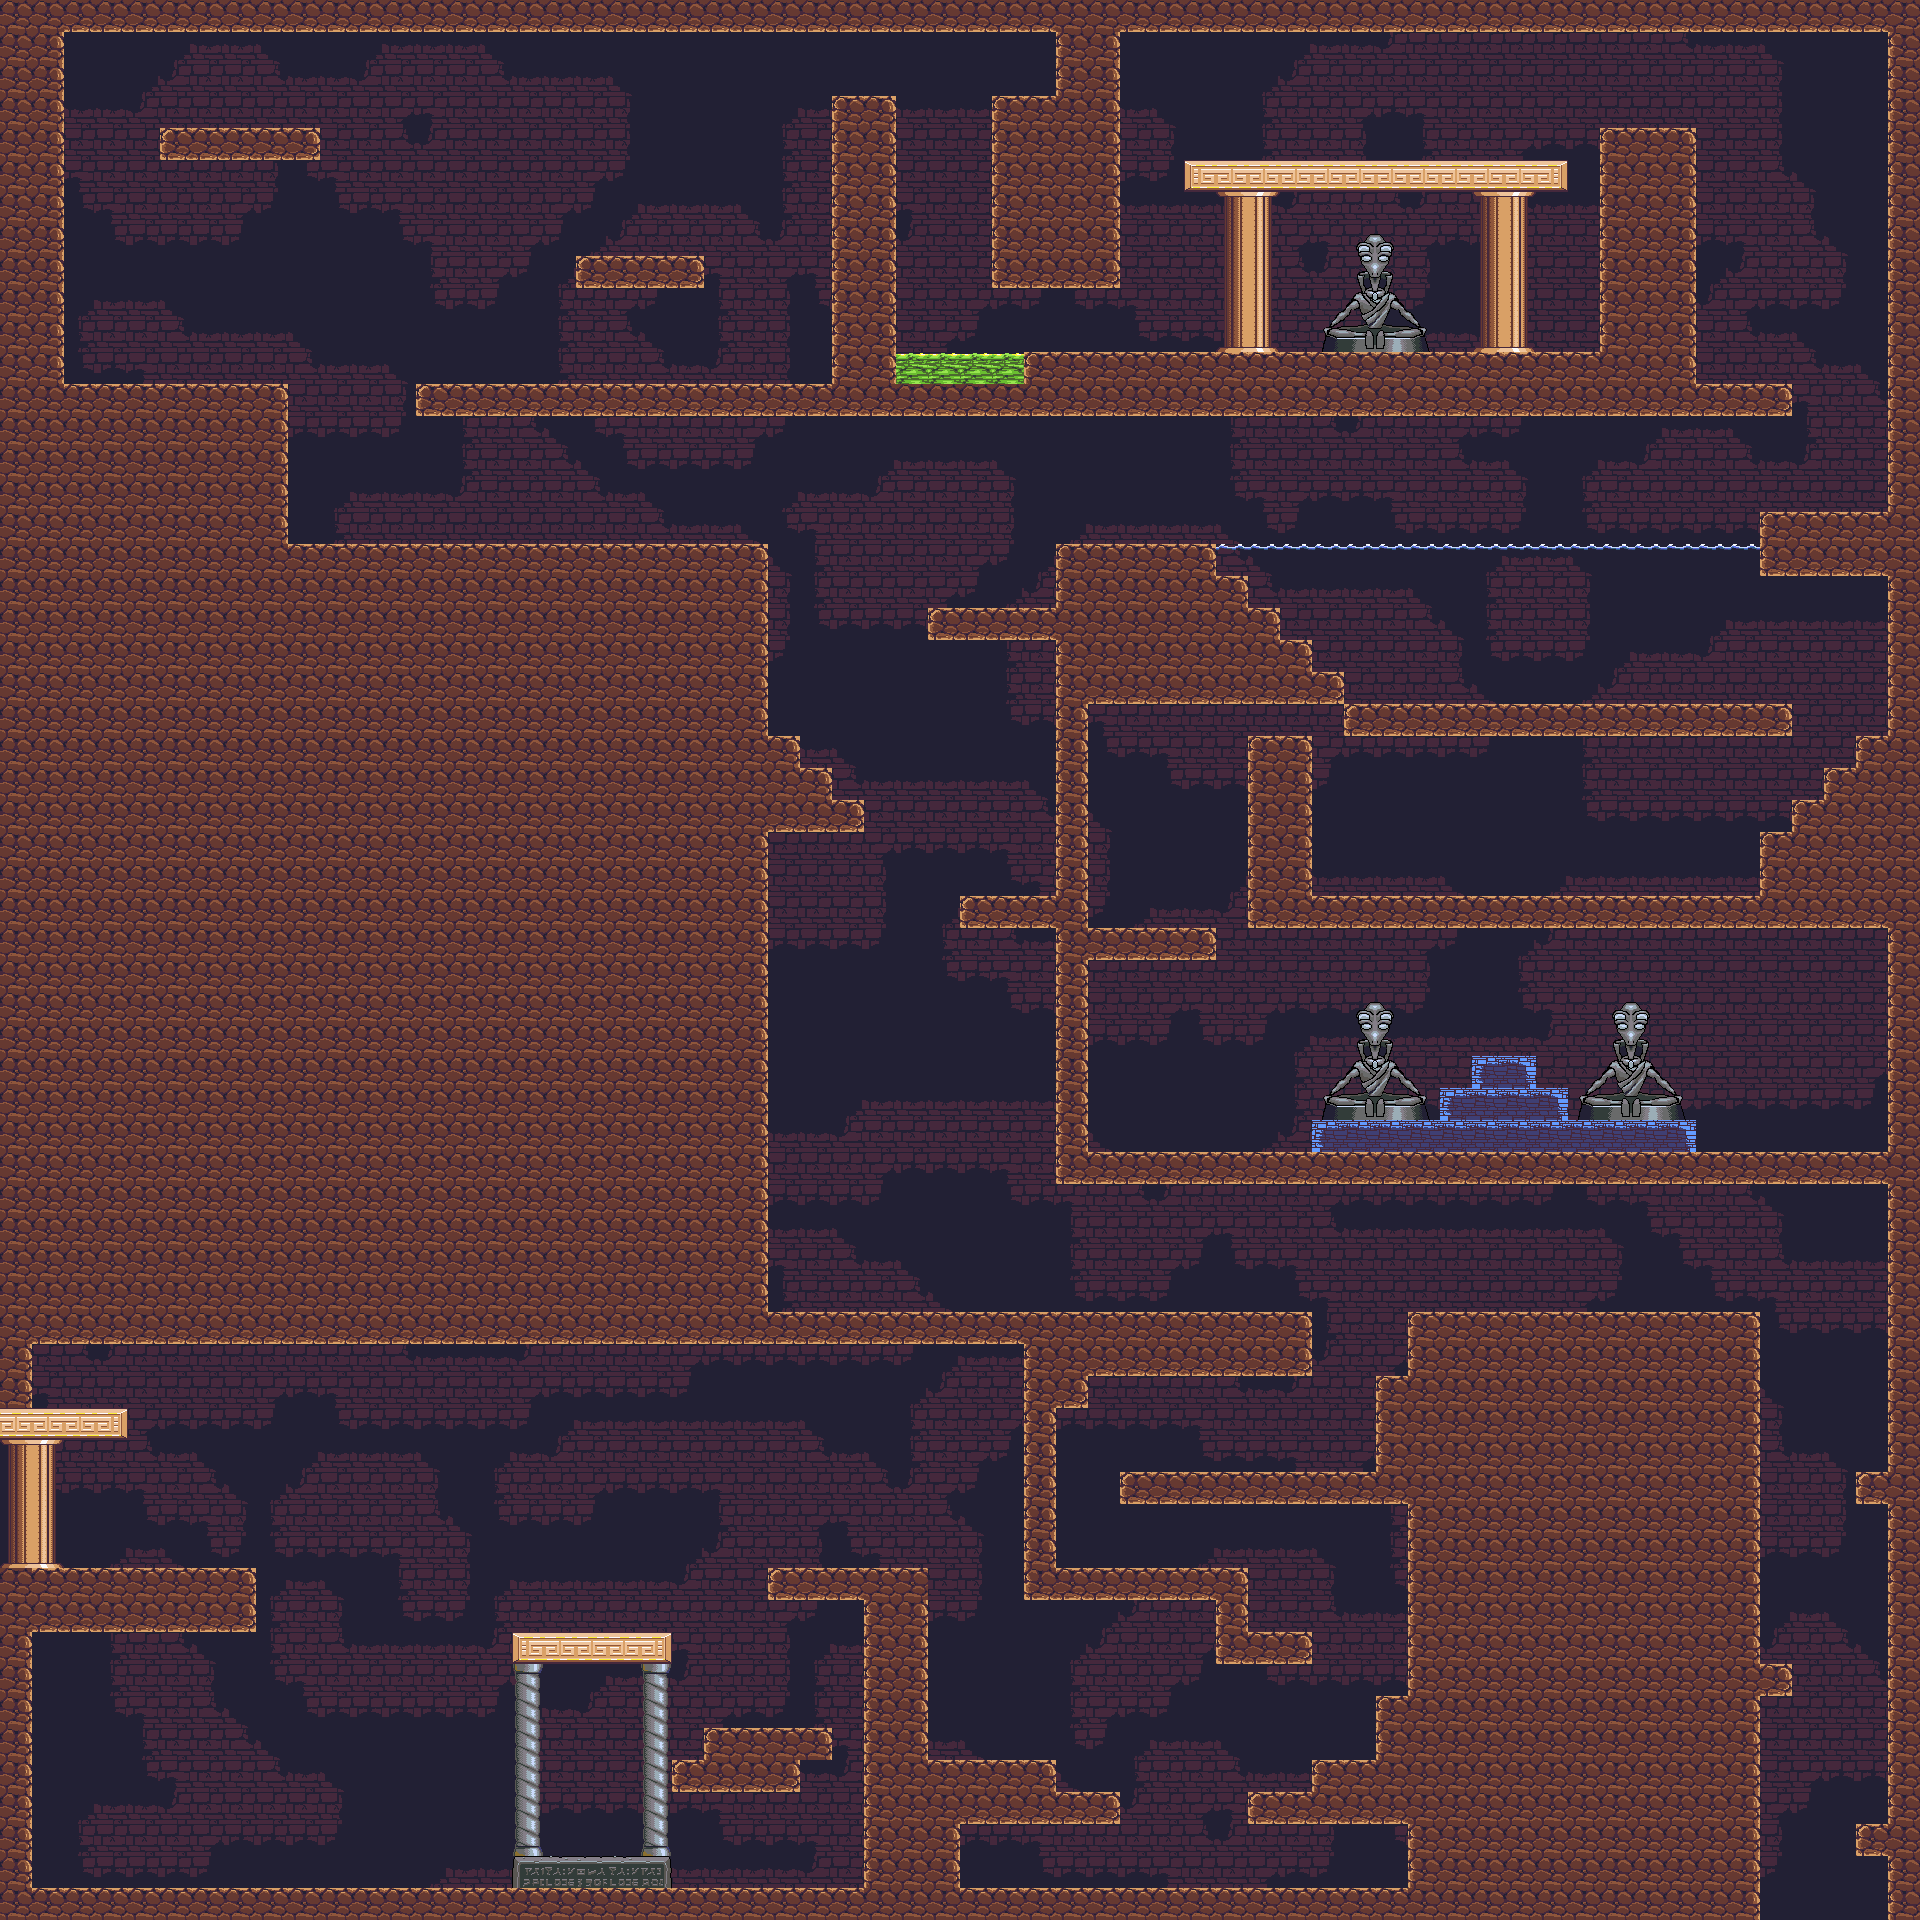

Tiled map render using the project's own tile images. Description and the map definition, with tile-layer contents summarised, below:
An orthogonal 60x60 tile map with 32x32 px tiles, 3 tile layers (bg, mg, fg), 1 hidden layer not drawn, 2 tilesets and 32 objects (10x walltrap_right, 2x walltrap_left, 2x bombrobot, 2_The Pit Entrance, water, ...).

<map version="2017.05.26" orientation="orthogonal" renderorder="right-down" width="60" height="60" tilewidth="32" tileheight="32" nextobjectid="71">
 <tileset firstgid="1" name="32blocks" tilewidth="32" tileheight="32" tilecount="10" columns="10">
  <image source="32blocks.png" width="320" height="32" />
 </tileset>
 <tileset firstgid="11" name="templemgsheet" tilewidth="32" tileheight="32" tilecount="132" columns="11">
  <image source="templemgsheet.png" width="352" height="384" />
  <terraintypes>
   <terrain name="bg" tile="-1" />
   <terrain name="stone" tile="-1" />
  </terraintypes>
  <tile id="63" terrain="0,0,0,1" />
  <tile id="64" terrain="0,0,1,1" />
  <tile id="65" terrain="0,0,1,0" />
  <tile id="74" terrain="0,1,0,1" />
  <tile id="75" terrain="1,1,1,1" />
  <tile id="76" terrain="1,0,1,0" />
  <tile id="85" terrain="0,1,0,0" />
  <tile id="86" terrain="1,1,0,0" />
  <tile id="87" terrain="1,0,0,0" />
  <tile id="96" terrain="1,1,1,0" />
  <tile id="97" terrain="1,1,0,0" />
  <tile id="98" terrain="1,1,0,1" />
  <tile id="107" terrain="1,0,1,0" />
  <tile id="108" terrain="0,0,0,0" />
  <tile id="109" terrain="0,1,0,1" />
  <tile id="118" terrain="1,0,1,1" />
  <tile id="119" terrain="0,0,1,1" />
  <tile id="120" terrain="0,1,1,1" />
 </tileset>
 <layer name="bg" width="60" height="60">
  <data>[3600 cells, 3600 non-empty, 18 distinct tile ids]</data>
 </layer>
 <layer name="mg" width="60" height="60">
  <data>[3600 cells, 1624 non-empty, 51 distinct tile ids]</data>
 </layer>
 <layer name="fg" width="60" height="60">
  <data>[3600 cells, 4 non-empty, 1 distinct tile ids]</data>
 </layer>
 <objectgroup name="zones">
  <object id="41" name="travel" type="2_The Pit Entrance" x="1769" y="1862" width="111" height="50" />
  <object id="46" name="water" x="1102.67" y="548" width="808" height="600" />
  <object id="49" name="message" type="WASD or arrow keys to move" x="66.6667" y="1449.33" width="185.333" height="116" />
  <object id="50" name="message" type="W, Up arrow, X or K to jump" x="317.333" y="1764" width="192" height="118.667" />
  <object id="51" name="death" x="898.667" y="360" width="118.667" height="16" />
  <object id="54" name="message" type="Press Z or J to swing your club" x="937.333" y="1610.67" width="118.667" height="144" />
  <object id="55" name="message" type="Swinging your club doesn't really do anything.  There are no hittable enemies.  Sorry!" x="970.667" y="1829.33" width="437.333" height="53.3333" />
  <object id="59" name="message" type="Acid pools are fatal" x="844" y="34.6667" width="204" height="57.3333" />
  <object id="60" name="message" type="The Mask lets you move underwater freely." x="1278.67" y="196" width="206.667" height="150.667" />
  <object id="70" name="travel" type="3_Deep Woods" x="34.75" y="1443.5" width="23.5" height="121.5" />
 </objectgroup>
 <layer name="collision" width="60" height="60" visible="0" opacity="0.19">
  <data>[3600 cells, 815 non-empty, 1 distinct tile ids]</data>
 </layer>
 <objectgroup name="entities">
  <object id="32" name="walltrap_right" x="975" y="1872" />
  <object id="33" name="walltrap_left" x="1395" y="1841" />
  <object id="34" name="walltrap_right" x="1073" y="1548" />
  <object id="35" name="walltrap_right" x="1102" y="1390" />
  <object id="36" name="walltrap_left" x="880" y="1227" />
  <object id="37" name="walltrap_right" x="903" y="1227" />
  <object id="39" name="walltrap_right" x="782" y="1070" />
  <object id="42" name="walltrap_right" x="880" y="812" />
  <object id="43" name="walltrap_right" x="846" y="782.727" />
  <object id="44" name="walltrap_right" x="815.091" y="751.818" />
  <object id="45" name="walltrap_right" x="785.273" y="723.818" />
  <object id="48" name="walltrap_right" x="783.818" y="689.091" />
  <object id="52" name="mask" x="1353.33" y="272" width="33.3333" height="29.3333" />
  <object id="53" name="aciddrop" x="970.667" y="48" />
  <object id="66" name="gem" x="1488" y="1005" width="30" height="32" />
  <object id="67" name="bombrobot" x="848" y="1551" />
  <object id="68" name="bombrobot" x="206" y="1549" />
 </objectgroup>
 <objectgroup name="checkpoints">
  <object id="29" name="Temple Entrance" x="143" y="1548" />
  <object id="30" name="The Pit" x="1872" y="1809" />
  <object id="31" name="The Vertical Hall" x="1070" y="1293" />
  <object id="40" name="Flooded Hall" x="1135" y="529" />
  <object id="57" name="Death Drop" x="620" y="241.333" />
 </objectgroup>
</map>
